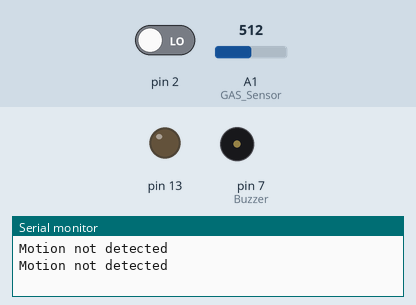
Simulated run of this sketch. Board: Arduino Uno, built with avr-gcc and run on an emulated ATmega328P. Shown: output pins drawn as LEDs (lit = HIGH), buzzer (waves = sounding, pin HIGH), the last lines printed to the serial monitor. Inputs (shaded band) come from the test bench; at power-on: pin 2 LOW, A1 (GAS_Sensor) = 512.

Above: at 1.8 s.
1.9 s: pin 2 driven HIGH
At 3.2 s:
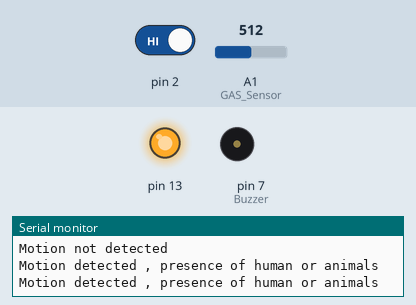
3.5 s: A1 (GAS_Sensor) set to 541
At 4.7 s:
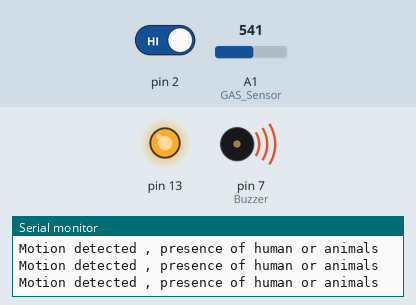
5.5 s: pin 2 driven LOW
At 6.3 s:
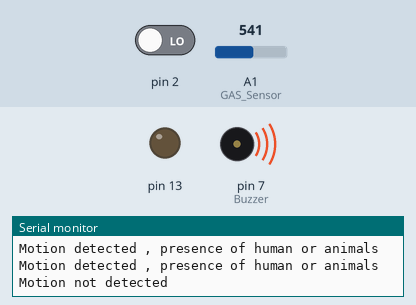
7.5 s: A1 (GAS_Sensor) set to 511
At 9.1 s:
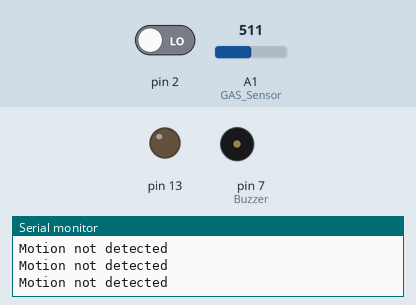
9.5 s: A1 (GAS_Sensor) set to 716
At 10.6 s:
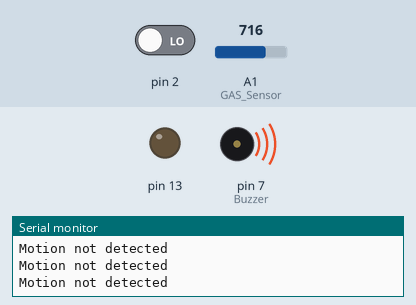
Timing chart, 0 to 12.5 s (numbered marks = the images above; inputs shaded):
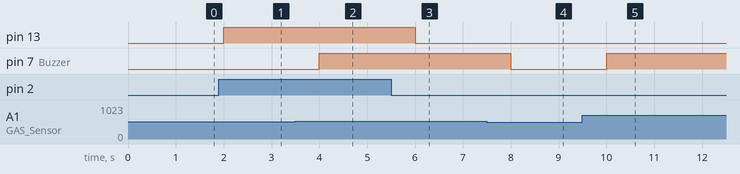

The sketch:

_gas_detection_pir_motion_sensing1.ino
```cpp
int const GAS_Sensor = A1;
int Buzzer = 7;
int pirsensor = 0;
void setup(){
  	pinMode(Buzzer, OUTPUT);
  pinMode(2, INPUT);
  pinMode(13, OUTPUT);
  Serial.begin(9600);

}
void loop(){
  int value = analogRead(GAS_Sensor);
  value = map(value, 300, 750, 0, 100);
  if (value > 50)
  {
    digitalWrite(Buzzer, HIGH);
  }
  else
  {
    digitalWrite(Buzzer, LOW) ;

  }
  pirsensor = digitalRead(2);
  if (pirsensor == 1) {
    digitalWrite(13, HIGH);
    Serial.println("Motion detected , presence of human or animals");
  } else {
    digitalWrite(13, LOW);
    Serial.println("Motion not detected");
  }

  delay(1000);
  }
```

Measured:
- the behaviour switches between 529 and 530 on A1 (GAS_Sensor) (found by bisection; images 1 and 2)
- after the input at 1.9 s, pin 13: LOW → HIGH after 0.10 s
- after the input at 3.5 s, pin 7 (Buzzer): LOW → HIGH after 0.50 s
- after the input at 5.5 s, pin 13: HIGH → LOW after 0.50 s
- after the input at 7.5 s, pin 7 (Buzzer): HIGH → LOW after 0.50 s
- after the input at 9.5 s, pin 7 (Buzzer): LOW → HIGH after 0.50 s
